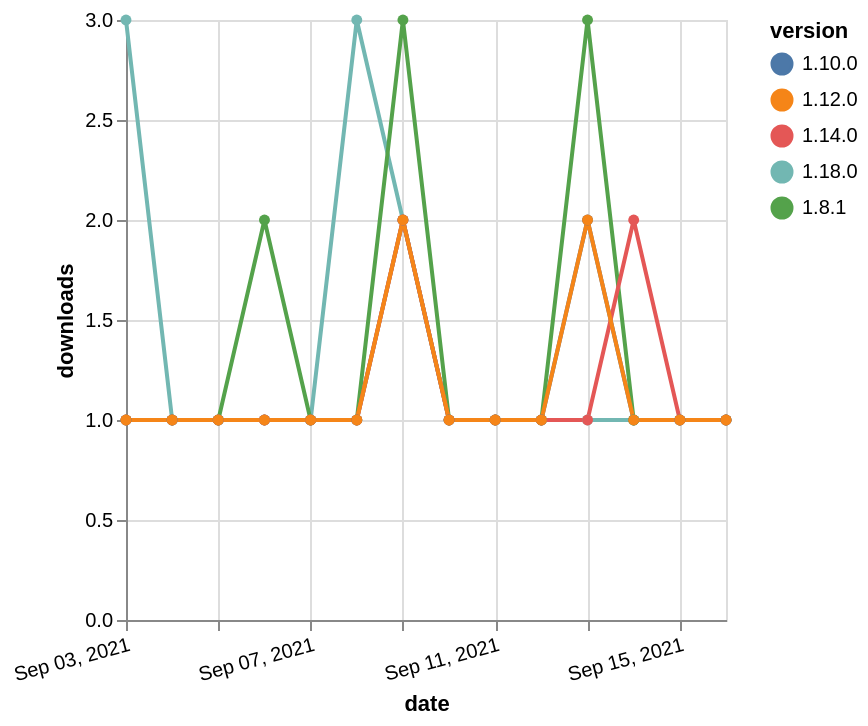

Specify this chart in Vega-Lite:
### Vega-Lite specification from a JSON file in a GitHub repository (floating-point values rounded to 4 significant figures)
{"$schema": "https://vega.github.io/schema/vega-lite/v5.json", "description": "A simple bar chart with embedded data.", "data": {"values": [{"date": "2021-09-03", "total": 132, "delta": 3, "version": "1.18.0"}, {"date": "2021-09-04", "total": 133, "delta": 1, "version": "1.18.0"}, {"date": "2021-09-05", "total": 134, "delta": 1, "version": "1.18.0"}, {"date": "2021-09-06", "total": 135, "delta": 1, "version": "1.18.0"}, {"date": "2021-09-07", "total": 136, "delta": 1, "version": "1.18.0"}, {"date": "2021-09-08", "total": 139, "delta": 3, "version": "1.18.0"}, {"date": "2021-09-09", "total": 141, "delta": 2, "version": "1.18.0"}, {"date": "2021-09-10", "total": 142, "delta": 1, "version": "1.18.0"}, {"date": "2021-09-11", "total": 143, "delta": 1, "version": "1.18.0"}, {"date": "2021-09-12", "total": 144, "delta": 1, "version": "1.18.0"}, {"date": "2021-09-13", "total": 145, "delta": 1, "version": "1.18.0"}, {"date": "2021-09-14", "total": 146, "delta": 1, "version": "1.18.0"}, {"date": "2021-09-15", "total": 147, "delta": 1, "version": "1.18.0"}, {"date": "2021-09-16", "total": 148, "delta": 1, "version": "1.18.0"}, {"date": "2021-09-03", "total": 204, "delta": 1, "version": "1.10.0"}, {"date": "2021-09-04", "total": 205, "delta": 1, "version": "1.10.0"}, {"date": "2021-09-05", "total": 206, "delta": 1, "version": "1.10.0"}, {"date": "2021-09-06", "total": 207, "delta": 1, "version": "1.10.0"}, {"date": "2021-09-07", "total": 208, "delta": 1, "version": "1.10.0"}, {"date": "2021-09-08", "total": 209, "delta": 1, "version": "1.10.0"}, {"date": "2021-09-09", "total": 211, "delta": 2, "version": "1.10.0"}, {"date": "2021-09-10", "total": 212, "delta": 1, "version": "1.10.0"}, {"date": "2021-09-11", "total": 213, "delta": 1, "version": "1.10.0"}, {"date": "2021-09-12", "total": 214, "delta": 1, "version": "1.10.0"}, {"date": "2021-09-13", "total": 216, "delta": 2, "version": "1.10.0"}, {"date": "2021-09-14", "total": 217, "delta": 1, "version": "1.10.0"}, {"date": "2021-09-15", "total": 218, "delta": 1, "version": "1.10.0"}, {"date": "2021-09-16", "total": 219, "delta": 1, "version": "1.10.0"}, {"date": "2021-09-03", "total": 439, "delta": 1, "version": "1.8.1"}, {"date": "2021-09-04", "total": 440, "delta": 1, "version": "1.8.1"}, {"date": "2021-09-05", "total": 441, "delta": 1, "version": "1.8.1"}, {"date": "2021-09-06", "total": 443, "delta": 2, "version": "1.8.1"}, {"date": "2021-09-07", "total": 444, "delta": 1, "version": "1.8.1"}, {"date": "2021-09-08", "total": 445, "delta": 1, "version": "1.8.1"}, {"date": "2021-09-09", "total": 448, "delta": 3, "version": "1.8.1"}, {"date": "2021-09-10", "total": 449, "delta": 1, "version": "1.8.1"}, {"date": "2021-09-11", "total": 450, "delta": 1, "version": "1.8.1"}, {"date": "2021-09-12", "total": 451, "delta": 1, "version": "1.8.1"}, {"date": "2021-09-13", "total": 454, "delta": 3, "version": "1.8.1"}, {"date": "2021-09-14", "total": 455, "delta": 1, "version": "1.8.1"}, {"date": "2021-09-15", "total": 456, "delta": 1, "version": "1.8.1"}, {"date": "2021-09-16", "total": 457, "delta": 1, "version": "1.8.1"}, {"date": "2021-09-03", "total": 178, "delta": 1, "version": "1.14.0"}, {"date": "2021-09-04", "total": 179, "delta": 1, "version": "1.14.0"}, {"date": "2021-09-05", "total": 180, "delta": 1, "version": "1.14.0"}, {"date": "2021-09-06", "total": 181, "delta": 1, "version": "1.14.0"}, {"date": "2021-09-07", "total": 182, "delta": 1, "version": "1.14.0"}, {"date": "2021-09-08", "total": 183, "delta": 1, "version": "1.14.0"}, {"date": "2021-09-09", "total": 185, "delta": 2, "version": "1.14.0"}, {"date": "2021-09-10", "total": 186, "delta": 1, "version": "1.14.0"}, {"date": "2021-09-11", "total": 187, "delta": 1, "version": "1.14.0"}, {"date": "2021-09-12", "total": 188, "delta": 1, "version": "1.14.0"}, {"date": "2021-09-13", "total": 189, "delta": 1, "version": "1.14.0"}, {"date": "2021-09-14", "total": 191, "delta": 2, "version": "1.14.0"}, {"date": "2021-09-15", "total": 192, "delta": 1, "version": "1.14.0"}, {"date": "2021-09-16", "total": 193, "delta": 1, "version": "1.14.0"}, {"date": "2021-09-03", "total": 205, "delta": 1, "version": "1.12.0"}, {"date": "2021-09-04", "total": 206, "delta": 1, "version": "1.12.0"}, {"date": "2021-09-05", "total": 207, "delta": 1, "version": "1.12.0"}, {"date": "2021-09-06", "total": 208, "delta": 1, "version": "1.12.0"}, {"date": "2021-09-07", "total": 209, "delta": 1, "version": "1.12.0"}, {"date": "2021-09-08", "total": 210, "delta": 1, "version": "1.12.0"}, {"date": "2021-09-09", "total": 212, "delta": 2, "version": "1.12.0"}, {"date": "2021-09-10", "total": 213, "delta": 1, "version": "1.12.0"}, {"date": "2021-09-11", "total": 214, "delta": 1, "version": "1.12.0"}, {"date": "2021-09-12", "total": 215, "delta": 1, "version": "1.12.0"}, {"date": "2021-09-13", "total": 217, "delta": 2, "version": "1.12.0"}, {"date": "2021-09-14", "total": 218, "delta": 1, "version": "1.12.0"}, {"date": "2021-09-15", "total": 219, "delta": 1, "version": "1.12.0"}, {"date": "2021-09-16", "total": 220, "delta": 1, "version": "1.12.0"}]}, "width": "container", "mark": {"type": "line", "point": {"filled": true}}, "encoding": {"x": {"field": "date", "type": "temporal", "timeUnit": "yearmonthdate", "title": "date", "axis": {"labelAngle": -15}}, "y": {"field": "delta", "type": "quantitative", "title": "downloads"}, "color": {"field": "version", "type": "nominal"}, "tooltip": {"field": "delta"}}}
